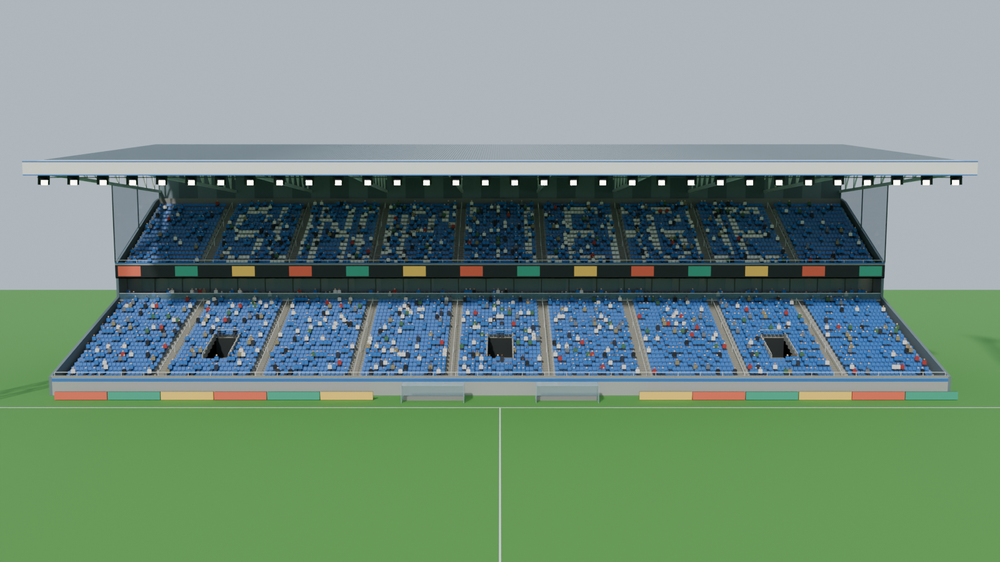
#> input picture design/3d/big_stand/bigstand_head_on.png, 1000 x 562 px, shrunk from 1600 x 900 before the run
$ python fog_composite.py ../../design/3d/big_stand/bigstand_head_on.png ../../design/3d/big_stand/bigstand_lower_tier.png out.png
#> lines starting #> are read from the running program, lines starting #| are printed output that depends on the picture
"""Put the game's depth fog over a town render: python3 fog_composite.py beauty.png mist.png out.png
The mist pass holds (distance - 120) / 280 clamped, written through the sRGB transform; the game uses curve 1.6
and fog colour (0.75, 0.82, 0.9) (main.gd: FOG_BEGIN 120, FOG_END 400)."""
import sys
import numpy as np
from PIL import Image

beauty = np.asarray(Image.open(sys.argv[1]).convert("RGB")).astype(np.float32) / 255
m = np.asarray(Image.open(sys.argv[2]).convert("L")).astype(np.float32) / 255
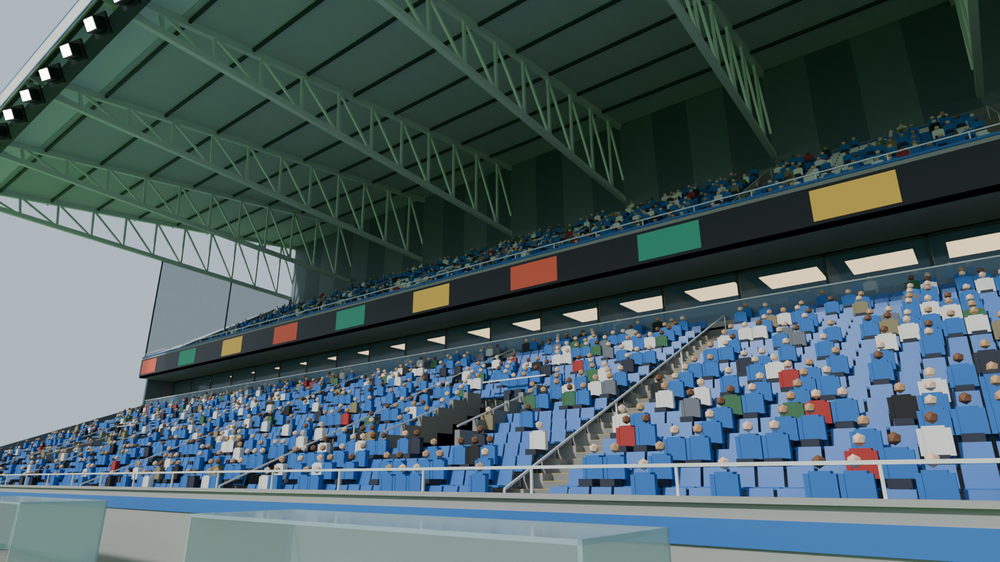
#> input picture design/3d/big_stand/bigstand_lower_tier.png, 1000 x 562 px, shrunk from 1600 x 900 before the run
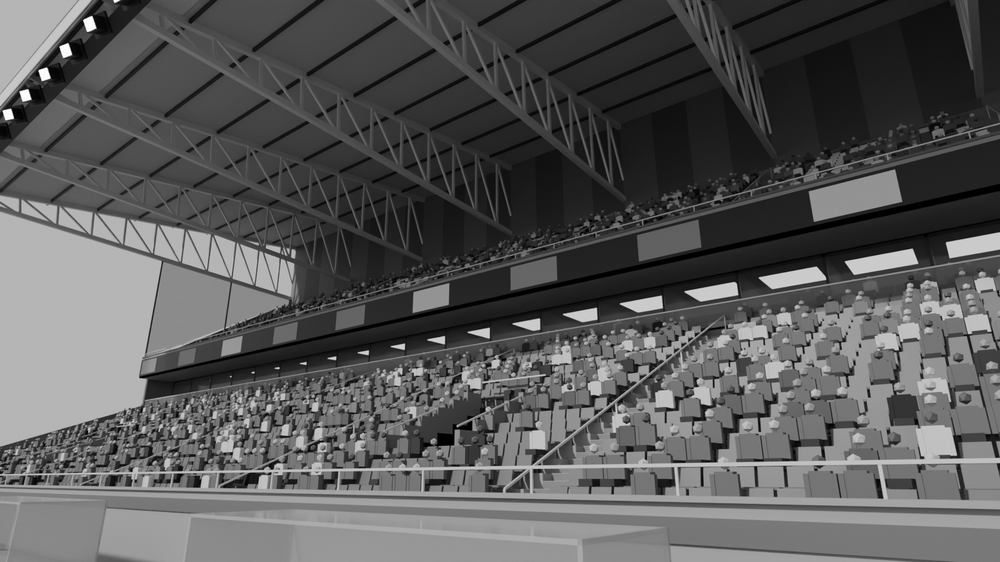
#> m: shape (562, 1000) float32; min 0, max 1, mean 0.349
t = np.where(m <= 0.04045, m / 12.92, ((m + 0.055) / 1.055) ** 2.4)      # back to linear
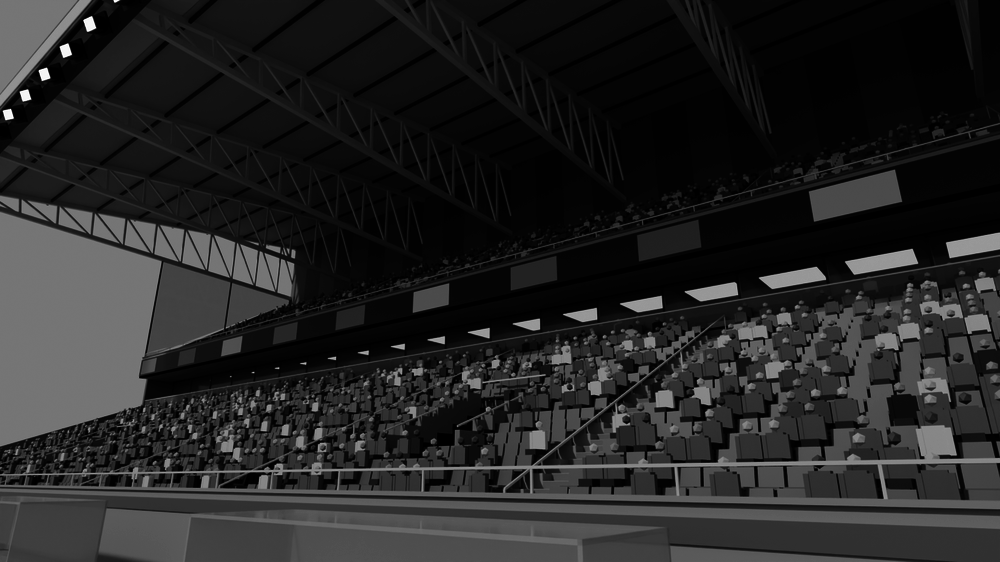
#> t: shape (562, 1000) float32; min 0, max 1, mean 0.147
f = np.clip(t, 0, 1) ** 1.6
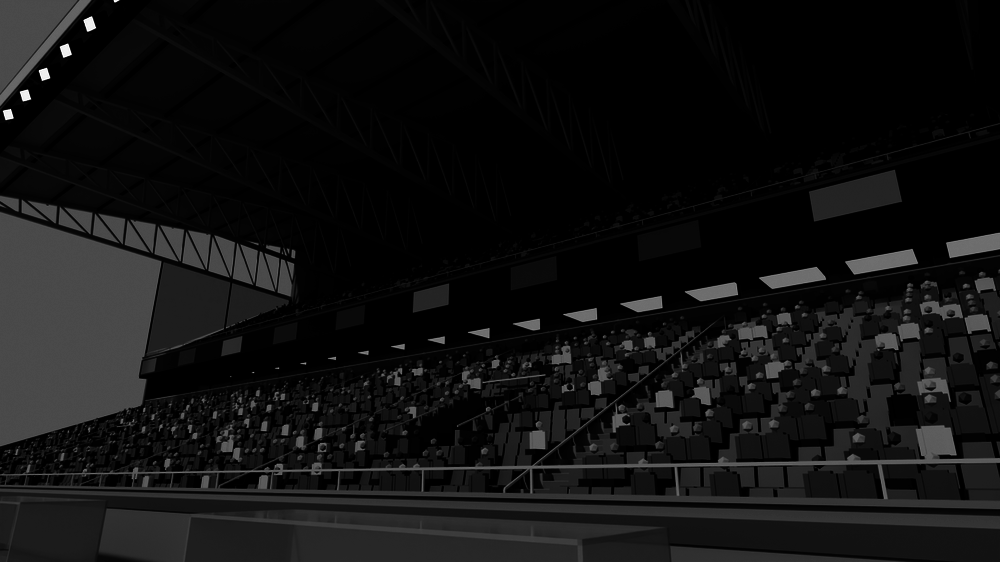
#> f: shape (562, 1000) float32; min 0, max 1, mean 0.0698
fog = np.array([0.75, 0.82, 0.9], np.float32)
out = beauty * (1 - f[..., None]) + fog * f[..., None]
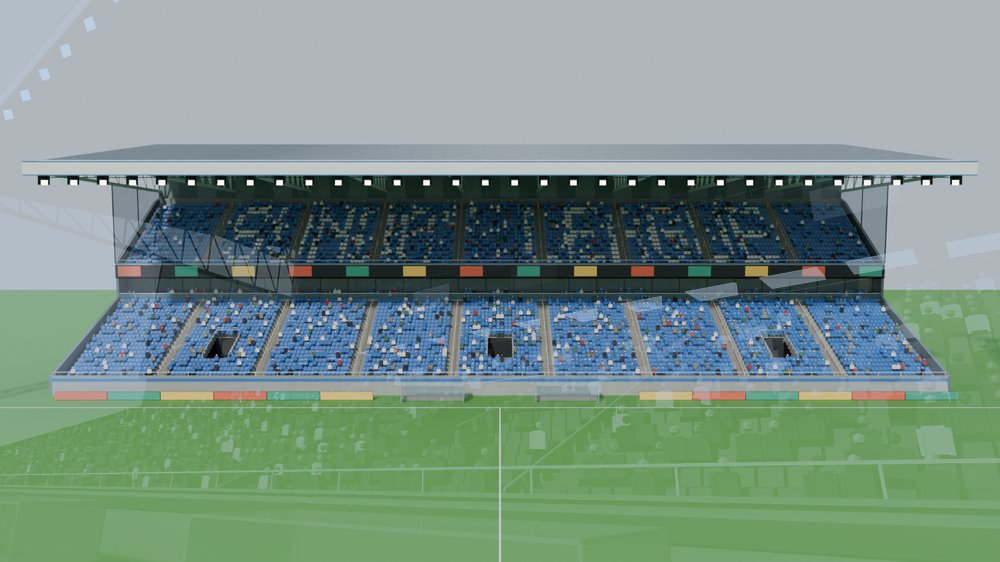
#> out: shape (562, 1000, 3) float32; mean R, G, B 0.483, 0.576, 0.531
Image.fromarray((out * 255 + 0.5).astype(np.uint8)).save(sys.argv[3])
